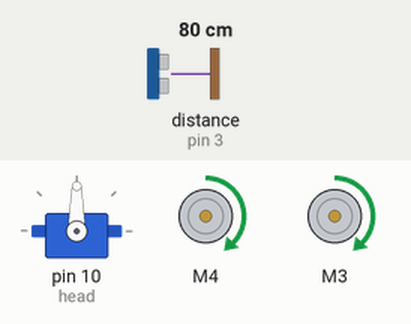
Bench run of a sketch on a simulated Arduino Uno, built with avr-gcc and run on an emulated ATmega328P. On the bench: servo, 2 × DC motor (green arrow = forward, orange = backward, longer = faster). Wiring (inferred from the names in the program): ultrasonic range finder: trigger pin 4; echo pin 3. The test bench sets the inputs (shaded band); at power-on: distance to the obstacle (sensor on pin 3) 80 cm. The echo pulse lasts 58.3 µs per cm.

Above: at 1.3 s.
1.4 s: distance to the obstacle (sensor on pin 3) set to 42 cm
2.9 s: distance to the obstacle (sensor on pin 3) set to 34 cm
At 5.4 s:
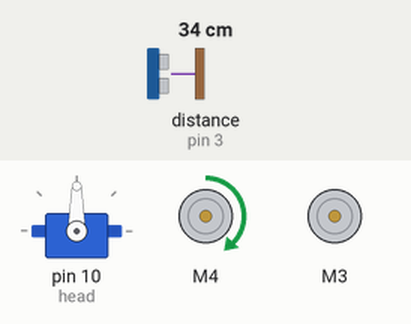
5.9 s: distance to the obstacle (sensor on pin 3) set to 60 cm
At 6.9 s:
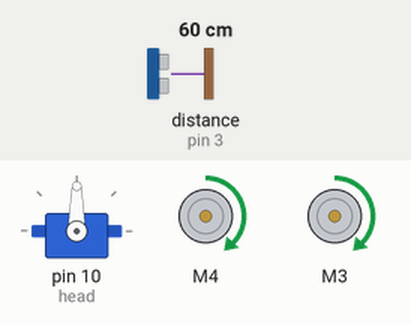
7.5 s: distance to the obstacle (sensor on pin 3) set to 2 cm
At 10.0 s:
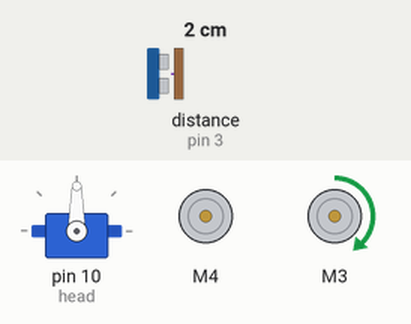
10.5 s: distance to the obstacle (sensor on pin 3) set to 120 cm
At 11.5 s:
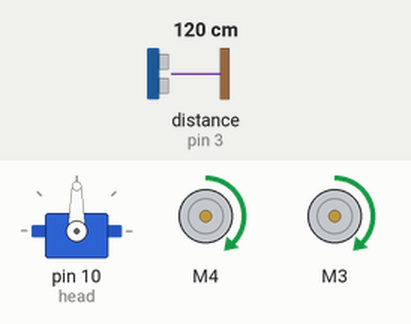
Timing chart, 0 to 13.1 s (numbered marks = the images above; inputs shaded):
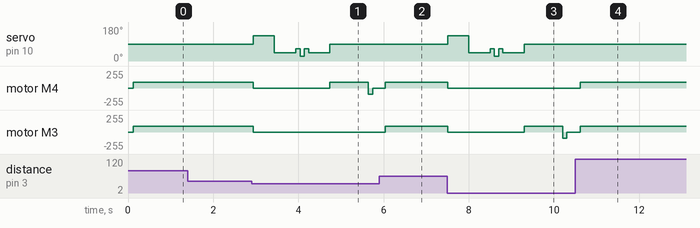

Measured:
- the behaviour switches between 39 and 38 cm on distance to the obstacle (sensor on pin 3) (found by bisection; images 0 and 1)
- after the input at 1.4 s, every drawn part: stays the same
- after the input at 2.9 s, servo on pin 10 (head): 90° → 135° at once, → 45° 0.50 s later, → 65° 0.50 s later, → 25° 0.10 s later, … (7 changes in this stretch); motor M4: forward 90/255 → stopped at once, → forward 90/255 1.8 s later, → backward 90/255 0.90 s later, → stopped 0.10 s later; motor M3: forward 90/255 → stopped at once
- after the input at 5.9 s, servo on pin 10 (head): stops changing and stays 90°; motor M4, motor M3: stopped → forward 90/255 after 0.15 s
- after the input at 7.5 s, servo on pin 10 (head): 90° → 135° at once, → 45° 0.50 s later, → 65° 0.50 s later, → 25° 0.10 s later, … (7 changes in this stretch); motor M4: forward 90/255 → stopped at once; motor M3: forward 90/255 → stopped at once, → forward 90/255 1.8 s later, → backward 90/255 0.90 s later, → stopped 0.10 s later
- after the input at 10.5 s, servo on pin 10 (head): stops changing and stays 90°; motor M4, motor M3: stopped → forward 90/255 after 0.11 s

The sketch:

Robo_Auto.ino
```cpp
#include <Servo.h>
#include <AFMotor.h>
#include "Ultrasonic.h"

#define pinEcho 3
#define pinTrigger 4

#define AHEAD 0
#define RIGHT 1
#define LEFT 2
#define STOP 3

#define speedL 90
#define speedM 150
#define speedH 255

AF_DCMotor motorR(3);
AF_DCMotor motorL(4);
Servo head;
Ultrasonic ultrasonic(pinTrigger, pinEcho);

float distance = 0;
float limite = 40;
int aheadInteraction = 0;
int lastTurn180 = LEFT;

void setup() {
  head.attach(10);
  head.write(90);

  distance = readDistance();
  distance = readDistance();
  distance = readDistance();
  delay(100);
}

void loop() {
  distance = readDistance();

  if (distance > limite) {
    aheadInteraction ++;
    move(AHEAD, speedL, 0);

  } else {
    move(STOP, 0, 0);

    aheadInteraction = 0;
    look(LEFT);
    delay(500);
    distance = readDistance();

    if (distance > limite) {
      look(AHEAD);
      move(LEFT, speedM, 500);


    } else {
      look(RIGHT);
      delay(500);
      distance = readDistance();

      if (distance > limite) {
        move(RIGHT, speedM, 500);
        look(AHEAD);

      } else {
        shakeHead();
        delay(500);

        lastTurn180 = lastTurn180 == LEFT ? RIGHT : LEFT;

        look(AHEAD);
        move(lastTurn180, speedM, 900);
      }

    }

    delay(200);
  }

  delay(100);
}

float readDistance() {
  //Lendo o sensor
  long microsec = ultrasonic.timing();

  //Convertendo a distância em CM
  return ultrasonic.convert(microsec, Ultrasonic::CM);
}

void look(int direction) {
  int angle = 90;

  if (direction == LEFT) {
    angle = 135;
  } else if (direction == RIGHT) {
    angle = 45;
  }

  head.write(angle);
}

void move(int direction, int speed, int time) {
  if (direction == AHEAD) {
    motorL.run(RELEASE);
    motorR.run(RELEASE);
    motorL.setSpeed(0);
    motorR.setSpeed(0);
    motorL.run(FORWARD);
    motorR.run(FORWARD);
    motorL.setSpeed(speed);
    motorR.setSpeed(speed);
  } else if (direction == RIGHT) {
    motorL.run(FORWARD);
    motorR.run(RELEASE);
    delay(time);
    motorL.run(BACKWARD);
    delay(100);
    motorL.run(RELEASE);
    motorR.run(RELEASE);
  } else if (direction == LEFT) {
    motorL.run(RELEASE);
    motorR.run(FORWARD);
    delay(time);
    motorR.run(BACKWARD);
    delay(100);
    motorL.run(RELEASE);
    motorR.run(RELEASE);
  } else if (direction == STOP) {
    motorL.run(RELEASE);
    motorR.run(RELEASE);
  }

  if (direction != STOP) {
    motorL.setSpeed(speed);
    motorR.setSpeed(speed);
  }

  //  if (direction == LEFT || direction == RIGHT) {
  //    delay(time);
  //    motorL.run(RELEASE);
  //    motorR.run(RELEASE);
  //  }

}

void shakeHead() {
  float angle = head.read();

  int step = 20;
  int duration = 100;

  head.write(angle + step);
  delay(duration);
  head.write(angle - step);
  delay(duration);
  head.write(angle + step);
  delay(duration);
  head.write(angle);
}
```
